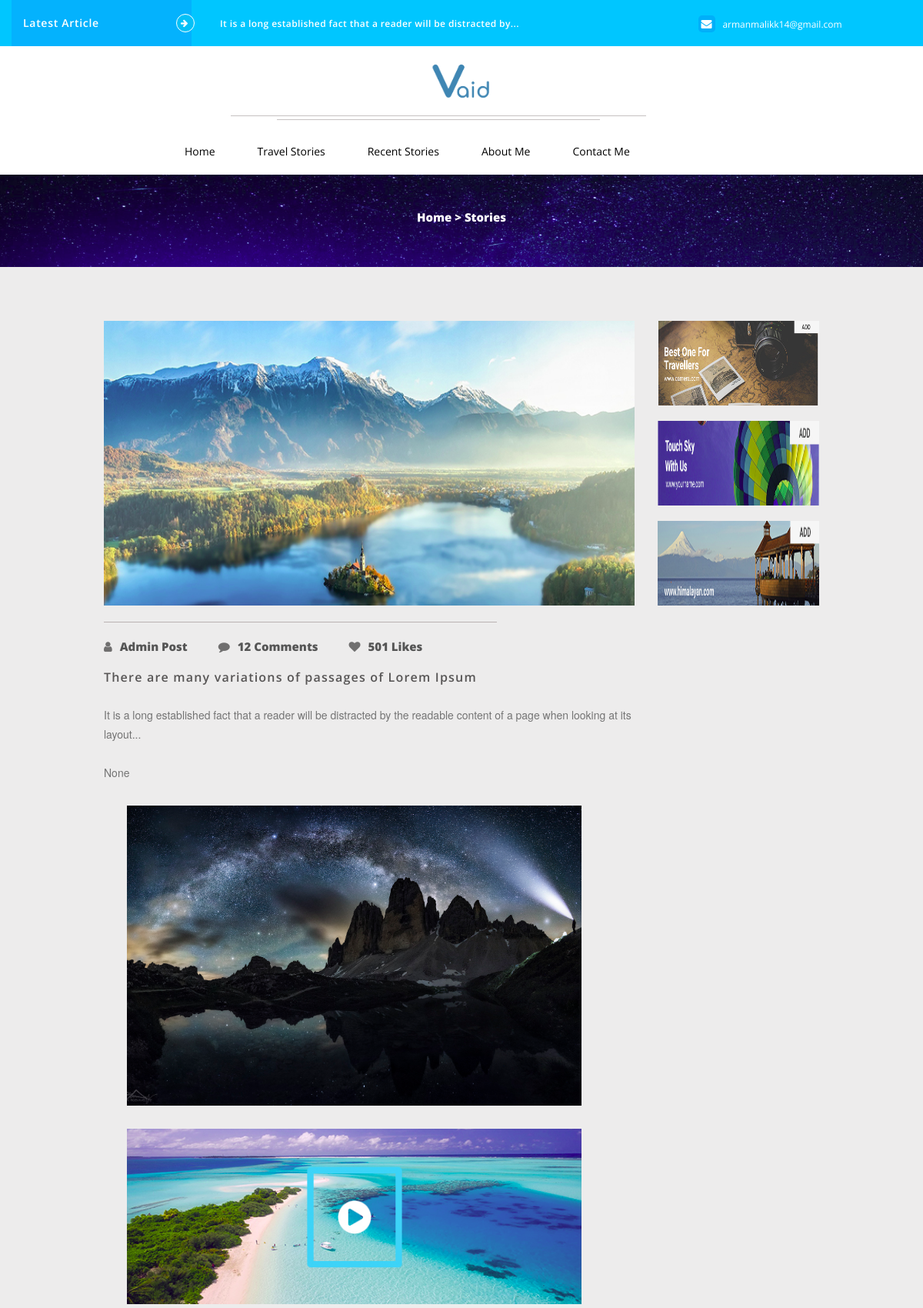
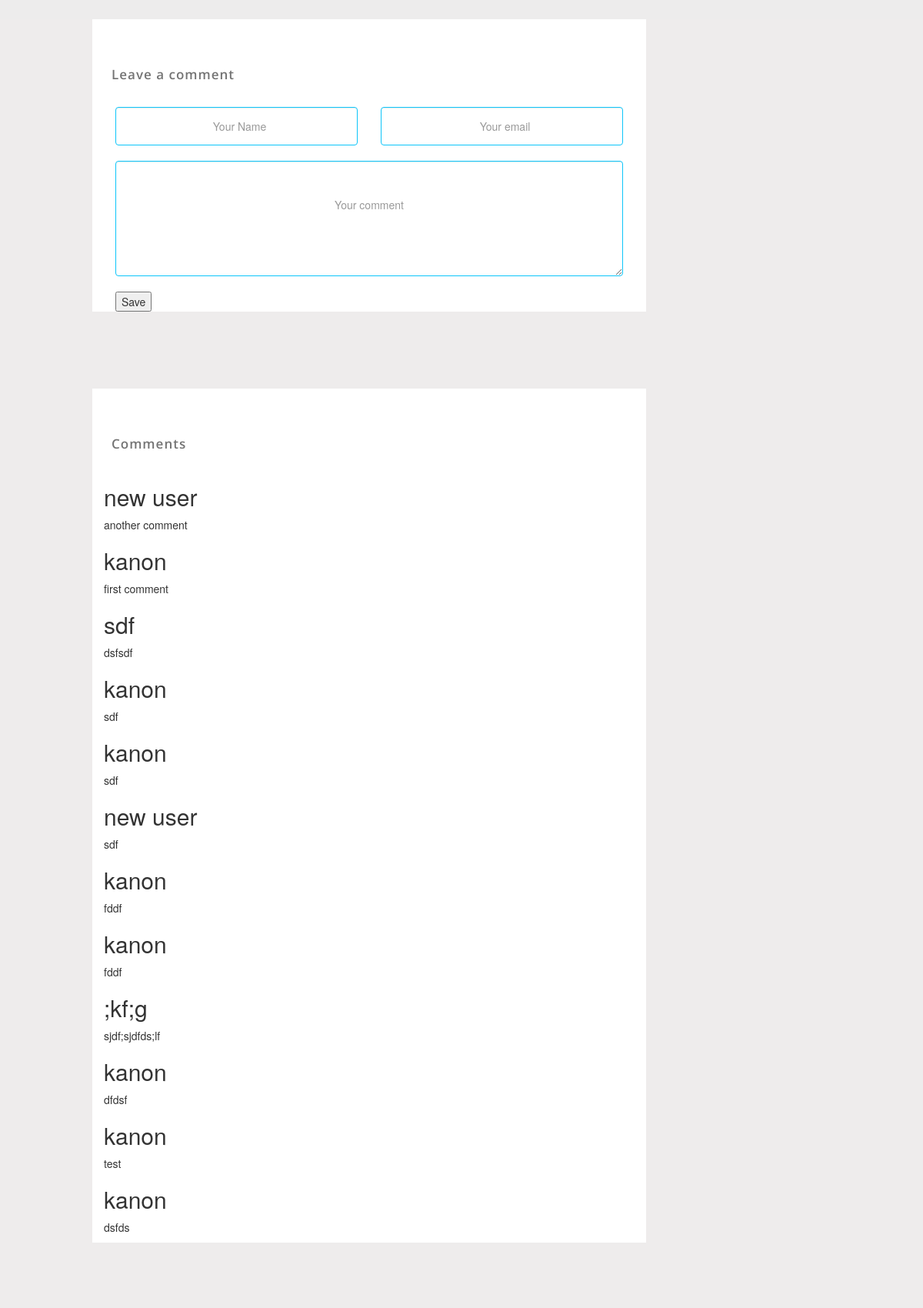
/single-post/2/ (upper part), run on the app's committed database (2 pictures, top to bottom).
### blog/models.py (models this page shows)
class Tour(models.Model):
    tour_title = models.CharField(max_length=200, null=True, blank=True)
    tour_content = RichTextUploadingField(null=True, blank=True)
    tour_content2 = RichTextUploadingField(null=True, blank=True, config_name='special')
    tour_pic = models.ImageField(upload_to='tour', null=True, blank=True)

class Comments(models.Model):
    visitor_name = models.CharField(max_length=100)
    visitor_email = models.EmailField()
    visitor_comment = models.TextField()
    tour = models.ForeignKey(Tour, on_delete=models.CASCADE, null=True)

### blog/views.py (the view)
# urls.py: path('single-post/<int:pk>/', views.post_detail, name='post-detail'),
def post_detail(request, pk):
    user_info = request.session.get('user_info', False)
    single = get_object_or_404(Tour, pk=pk)
    comment = Comments.objects.filter(tour=single)
    if request.method == 'POST':
        form = CommentForm(single, user_info, request.POST)
        if form.is_valid():
            form.save()
            request.session['user_info'] = {
                'user_name': request.POST['visitor_name'],
                'user_email': request.POST['visitor_email']
            }
            return redirect('post-detail', pk)
    else:
        form = CommentForm(single, user_info)
    context = {
        'single': single,
        'form': form,
        'comment': comment,
    }
    return render(request, 'blog/post-detail.html', context)

### blog/forms.py (shortened to what this page needs)
class CommentForm(forms.ModelForm):
    class Meta:
        model = Comments
        fields = ['visitor_name', 'visitor_email', 'visitor_comment']
    def __init__(self, single, user_info, *args, **kwargs):
        super(CommentForm, self).__init__(*args, **kwargs)
        self.tour = single
        if user_info is not False:
            self.fields['visitor_name'].initial = user_info['user_name']
            self.fields['visitor_email'].initial = user_info['user_email']

### blog/templates/blog/post-detail.html (shortened to what this page needs)
{% extends 'blog/base.html' %}
{% load static %}
{% load widget_tweaks %}
{% block content %}
 <section id="page-details-section">
     <p id="page-datails-article"><a href="{% url 'index' %}">Home</a>  >  Stories</p>
 </section>
 <section id="all-the-single-articles" >
     <div class="container">
        <div class="row" id="single-post-row">
            <div class="col-md-12 col-sm-12 col-xs-12">
                <div class="col-md-9 col-sm-9 col-xs-12">
                   <img src="{% static 'images/single-main.png' %}" id="single-post-main-image" class="img-responsive">
                   <hr id="under-single-image">
                   <div id="the-single-page-boxs">
                      <ul id="social-media-comment">
                         <li id="soical-media-box"><span id="admin-logo"><i class="fa fa-user"></i></span><span id="admin-text">Admin Post</span></li>
                         <li id="soical-media-box"><span id="admin-logo"><i class="fa fa-comment"></i></span><span id="admin-text">{{ comment.count }} Comments</span></li>
                         <li id="soical-media-box"><span id="admin-logo"><i class="fa fa-heart"></i></span><span id="admin-text">501 Likes</span></li>
                      </ul>
                   </div>
                   <br>
                    <div id="the-main-articles">
                        <p id="single-post-title-main">{{ single.tour_title }}</p>
                        <p id="single-article-part1">{{ single.tour_content|safe }}</p>
                        <p id="single-article-part1">{{ single.tour_content2|safe }}</p>
                        <img src="{{ single.tour_pic.url }}" id="the-midle-single-pic" class="img-responsive">
                        <img src="{% static 'images/single-page-video.png' %}" id="the-midle-single-pic" class="img-responsive">
                    </div>
                    </div>
                <div class="col-sm-3 col-xs-12">
                   <img src="{% static 'images/add1.png' %}" id="add-num-one">
                   <img src="{% static 'images/add2.png' %}" id="add-num-one">
                   <img src="{% static 'images/add3.png'%}" id="add-num-one">
                </div>
            </div>
        </div>
     </div>
 </section>
 <section id="single-blog-comment-section">
     <form method="post">
    <div class="container">
      <div class="row" id="single-comment-row">
        <div class="col-sm-12 col-md-12 col-xs-12">
            <div class="col-md-9 col-sm-9 col-xs-12" id="the-comment-section-box">
                <p id="commnet-section-title">Leave a comment</p>
                <div class="col-md-6 com-sm-6 col-xs-12">
                    {% render_field form.visitor_name class="form-control" placeholder="Your Name" id="cooment-box-name" %}
                </div>
                <div class="col-md-6 com-sm-6 col-xs-12">
                    {% render_field form.visitor_email class="form-control" placeholder="Your email" id="cooment-box-name" %}
                </div>
                <div class="col-md-12 com-sm-12 col-xs-12">
                    {% render_field form.visitor_comment class="form-control" placeholder="Your comment" id="cooment-box-comment" %}
                    <button type="submit" id="single-comment-button">Save</button>
                </div>
            </div>
        </div>
      </div>
    </div>
    </form>
 </section>
<section id="single-blog-comment-section">
    <div class="container">
      <div class="row" id="single-comment-row">
        <div class="col-sm-12 col-md-12 col-xs-12">
            <div class="col-md-9 col-sm-9 col-xs-12" id="the-comment-section-box">
                <p id="commnet-section-title">Comments</p>
                <div class="col-md-6 com-sm-6 col-xs-12">
                </div>
                {% for object in comment %}
                    <h2>{{ object.visitor_name }}</h2>
                    <p>{{ object.visitor_comment }}</p>
                {% endfor %}
            </div>
        </div>
      </div>
    </div>
 </section>
{% endblock %}

### blog/templates/blog/base.html (shortened to what this page needs)
{% load static %}
<!DOCTYPE html>
<html>
<head>
     <link href="{% static 'style/style.css' %}" rel="stylesheet" >
     <link rel="stylesheet" href="{% static 'style/owl.carousel.min.css' %}">
     <link rel="stylesheet" href="{% static 'style/owl.theme.default.min.css' %}">
     <link rel="stylesheet" href="https://maxcdn.bootstrapcdn.com/bootstrap/3.3.7/css/bootstrap.min.css">
     <link rel="stylesheet" href="https://maxcdn.bootstrapcdn.com/font-awesome/4.7.0/css/font-awesome.min.css" />
</head>
<body>
     <section id="top-bar">
        <div class="container" id="top-content-bar">
           <div class="row">
            <div class="col-sm-12">
              <div class="col-sm-2 col-md-2" id="latest-article">
                <p>Latest Article</p>
                <i class="fa fa-arrow-right" id="right-icons"></i>
              </div>
              <div class="col-sm-6 col-md-6" id="top-article-part">
                 <p id="top-header-article">It is a long established fact that a reader will be distracted by...</p>
              </div>
              <div class="col-sm-3 col-md-3" id="top-contact-part">
                   <i class="fa fa-envelope" ></i>
                   <a id="top-email">armanmalikk14@gmail.com</a>
              </div>
            </div>
           </div>
        </div>
     </section>
     <section id="header-section">
     	 <img src="{% static 'images/logo.png' %}" class="img-responsive" id="logo">
     	  <div id="line-num-five">
	     	 <hr id="line-num1">
	     	 <hr id="line-num2">
	      </div>
     	 <div class="container" id="menu-bar">
             <div class="row">
                 <ul id="main-menu-option">
                     <li><a href="{% url 'index' %}">Home</a></li>
                     <li><a href="{% url 'all-blog' %}">Travel Stories</a></li>
                     <li><a href="{% url 'recent-stories' %}">Recent Stories</a></li>
                     <li><a href="{% url 'about' %}">About Me</a></li>
                     <li><a href="{% url 'contact' %}">Contact Me</a></li>
                 </ul>
             </div>
     	 </div>
     </section>
     {% block content %}
     {% endblock %}
</body>
</html>

### travel_blog/static/style/style.css (style rules this page uses)
body { margin: 0px; padding: 0px; overflow-x: hidden; }
section#top-bar { background-color: #00c6ff; height: 60px; }
div#top-content-bar { padding-left: 150px; padding-right: 150px; }
div#latest-article { background-color: #0d8efa59; height: 60px; width: 20%; }
#latest-article p { color: white; padding-top: 20px; font-family: 'Open Sans', sans-serif; font-weight: 600; letter-spacing: .7px; }
#right-icons { background-color: #03c1f7; margin-left: 85%; position: absolute; z-index: 10; margin-top: -32px; padding-top: 6px; padding-left: 5px; color: white; font-weight: 100; border: 1px solid; width: 24px; height: 24px; border-radius: 50%; font-size: 11px; }
div#top-article-part { padding-top: 20px; color: white; font-family: 'Open Sans', sans-serif; }
p#top-header-article { margin-left: 22px; font-size: 12px; padding-top: 2px; font-weight: 600; letter-spacing: .4px; }
div#top-contact-part { padding-top: 20px; color: white; float: right; }
a#top-email { color: white; text-decoration: none; font-family: 'Open Sans', sans-serif; font-size: 12px; padding-left: 6px; }
i.fa.fa-envelope { background-color: #00aff9; padding: 4px; border-radius: 5px; }
img#logo { margin: 0px auto; height: 50px; margin-top: 20px; }
hr#line-num1 { margin-left: 25%; margin-right: 30%; border: 0; height: 1px; background: #c6c2c2; }
hr#line-num2 { margin-left: 30%; margin-right: 35%; margin-top: -16px; border: 0; height: 1px; background: #c6c2c2; }
div#menu-bar { padding-left: 200px; padding-right: 200px; margin-top: 30px; }
#main-menu-option li { float: left; padding-right: 75px; list-style: none; }
#main-menu-option li a { text-decoration: none; color: black; font-family: 'Open Sans', sans-serif; cursor: pointer; }
section#header-section { margin-bottom: 20px; }
#line-num-five { cursor: pointer; }
section#page-details-section { background-image: url('../images/back5.png'); text-align: center; height: 120px; color: white }
p#page-datails-article { padding-top: 45px; font-size: 15px; font-weight: 800; font-family: 'Open Sans', sans-serif; }
p#page-datails-article a { color: white; cursor: pointer; }
section#all-the-single-articles { background: #edecec; padding-top: 70px; }
div#single-post-row { padding-left: 90px; padding-right: 90px; }
img#add-num-one { width: 100%; height: 110px; margin-bottom: 20px; }
img#single-post-main-image { width: 100%; height: 370px; }
hr#under-single-image { height: 1px; background: #bab1b1; width: 74%; margin-left: 0px; }
ul#social-media-comment { padding-left: 0px; }
ul#social-media-comment li { float: left; list-style: none; }
li#soical-media-box { padding-right: 40px; }
span#admin-text { padding-left: 10px; font-size: 15px; font-weight: 800; color: #555555; font-family: 'Open Sans', sans-serif; }
span#admin-logo { font-size: 15px; color: #706f6f; }
div#the-single-page-boxs { padding-bottom: 20px; }
p#single-post-title-main { font-size: 16px; font-weight: 600; color: #575555; font-family: 'Open Sans', sans-serif; letter-spacing: 1.2px; }
p#single-article-part1 { margin-top: 25px; color: #747474; line-height: 25px; }
img#the-midle-single-pic { margin-top: 30px; margin-bottom: 30px; }
img#the-midle-single-pic { margin-top: 30px; margin-bottom: 30px; width: 90%; padding-left: 30px; }
section#single-blog-comment-section { background-color: #eeecec; }
div#single-comment-row { padding-left: 90px; padding-right: 90px; }
div#the-comment-section-box { background: white; margin-bottom: 100px; }
p#commnet-section-title { padding-top: 60px; padding-left: 10px; padding-bottom: 20px; font-size: 17px; font-weight: 600; color: #747474; font-family: 'Open Sans', sans-serif; letter-spacing: 1px; }
input#cooment-box-name { width: 100%; height: 50px; border: 1px solid #0dc5fa; margin-bottom: 20px; padding-left: 20px; outline: 0px; }
input#cooment-box-name::placeholder { text-align: center; }
#cooment-box-comment { width: 100%; height: 150px; border: 1px solid #0dc5fa; margin-bottom: 20px; outline: 0px; }
#cooment-box-comment::placeholder { text-align: center; padding-top: 40px; }
@media screen and (max-width: 1200px) { div#top-content-bar { padding-left: 0px; padding-right: 0px; } }
@media screen and (max-width: 1200px) { #main-menu-option li { padding-right: 55px; } }

### data on the page
Tour: tour_title "There are many variations of passages of Lorem Ipsum", tour_content "It is a long established fact that a reader will be distracted by the readable content of a page when looking at its layout...", tour_content2 "None", tour_pic (picture)
Comments: visitor_name "new user", visitor_comment "another comment"
Comments: visitor_name "kanon", visitor_comment "first comment"
Comments: visitor_name "sdf", visitor_comment "dsfsdf"
Comments: visitor_name "kanon", visitor_comment "sdf"
Comments: visitor_name "kanon", visitor_comment "sdf"
Comments: visitor_name "new user", visitor_comment "sdf"
Comments: visitor_name "kanon", visitor_comment "fddf"
Comments: visitor_name "kanon", visitor_comment "fddf"
Comments: visitor_name ";kf;g", visitor_comment "sjdf;sjdfds;lf"
Comments: visitor_name "kanon", visitor_comment "dfdsf"
Comments: visitor_name "kanon", visitor_comment "test"
Comments: visitor_name "kanon", visitor_comment "dsfds"

### other printed values
{{ comment.count }} "12"
